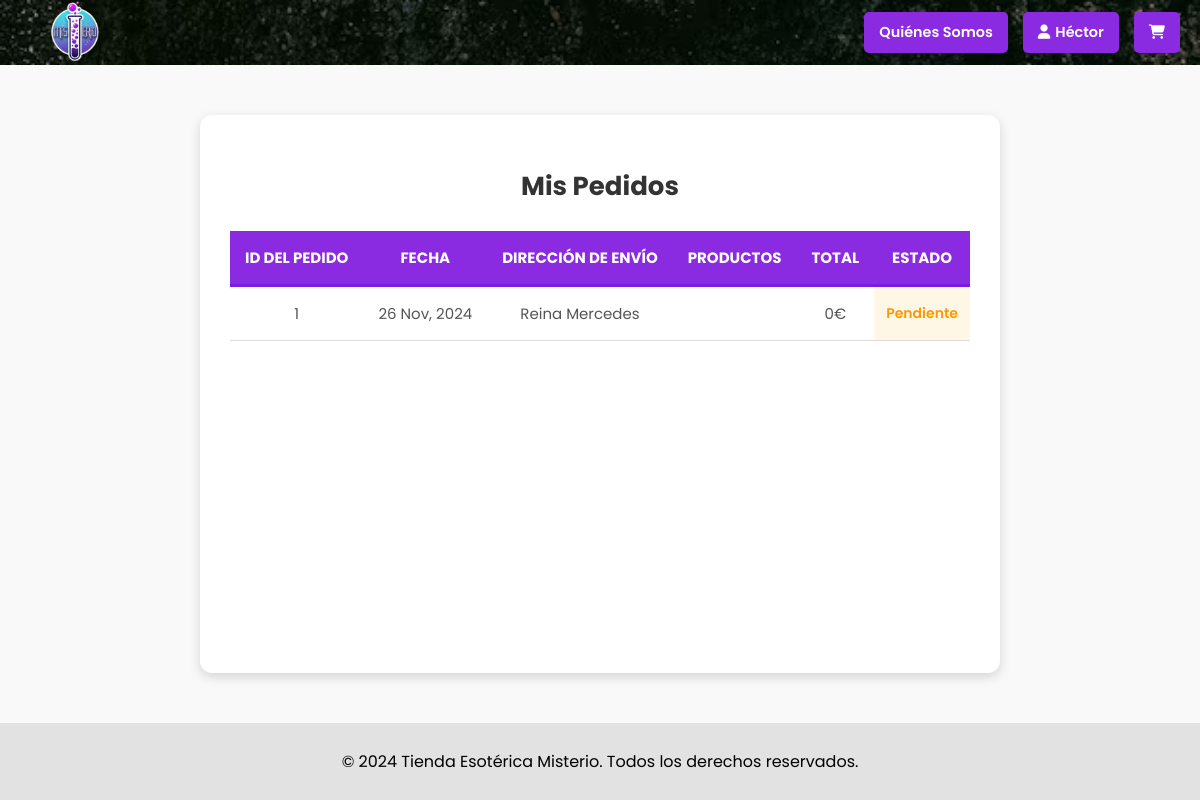
The page /mis_pedidos/ (signed in) on the database as committed earlier.
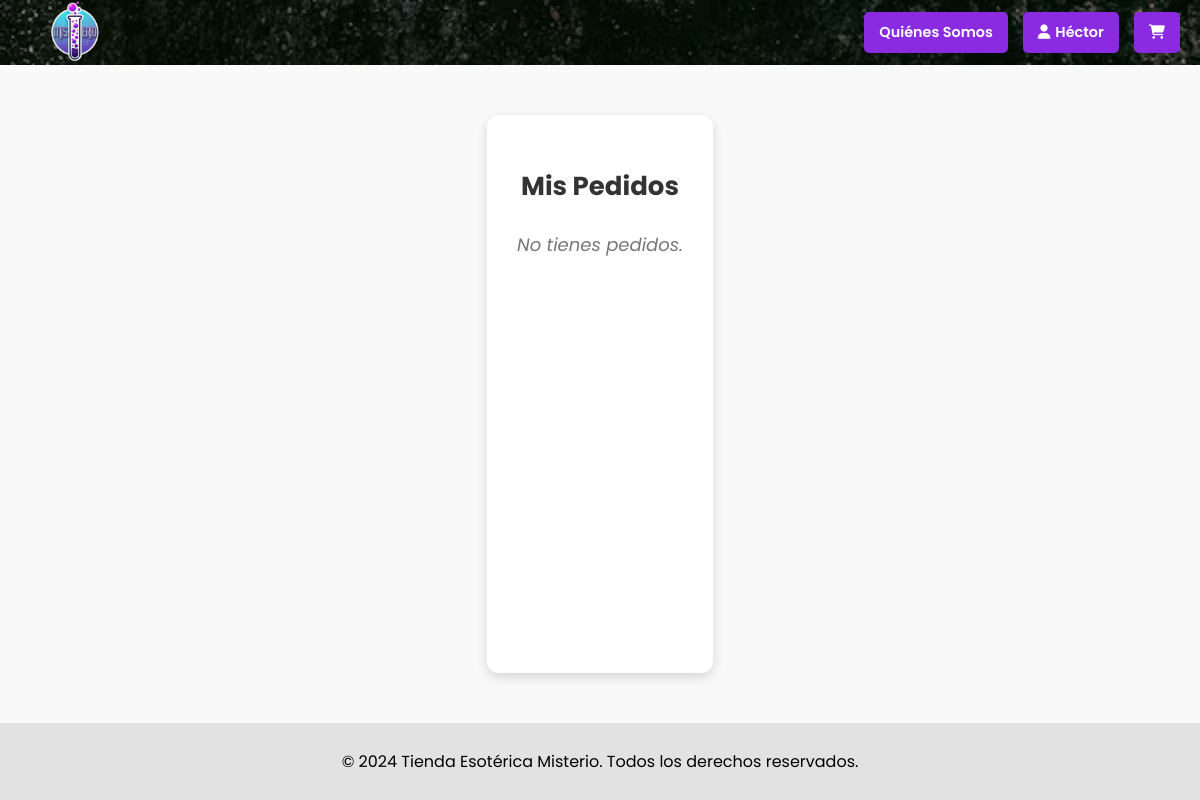
The same page on the database as committed later.
### tiendaEsoterica/models.py (models this page shows, shortened)
class Pedido(models.Model):
    ESTADO_CHOICES = [
        ('P', 'Pendiente'),
        ('C', 'Enviado'),
        ('E', 'Entregado'),
        ('X', 'Cancelado'),
    ]
    METODO_PAGO_CHOICES = [
        ('contrareembolso', 'Contrareembolso'),
        ('pasarela', 'Pasarela de Pago'),
    ]
    user = models.ForeignKey(User, on_delete=models.SET_NULL, null=True, blank=True)
    email = models.CharField(max_length=255, blank=True, null=True)
    fecha_pedido = models.DateTimeField(default=timezone.now)
    estado = models.CharField(max_length=1, choices=ESTADO_CHOICES, default='P')
    metodo_pago = models.CharField(max_length=20, choices=METODO_PAGO_CHOICES, default='pasarela')
    direccion_envio = models.CharField(max_length=255, blank=True, null=True)
    numero_seguimiento = models.CharField(max_length=100, blank=True, null=True, unique=True)
    fecha_actualizacion_estado = models.DateTimeField(auto_now=True)
    @property
    def precio_total(self):
        return sum(item.producto.precio * item.cantidad for item in self.items.all())

### tiendaEsoterica/views.py (the view)
# urls.py: path('mis_pedidos/', views.mis_pedidos, name='mis_pedidos'),
@login_required
def mis_pedidos(request):
    pedidos = Pedido.objects.filter(user=request.user).prefetch_related('items__producto')
    return render(request, 'mis_pedidos.html', {'pedidos': pedidos})

### tiendaEsoterica/templates/mis_pedidos.html (shortened to what this page needs)
{% extends 'base-minimal.html' %}
{% load static %}
{% block content %}
<link rel="stylesheet" href="{% static 'css/mis_pedidos.css' %}">
<div class="contenedor-pedidos">
    <h2>Mis Pedidos</h2>
    {% if pedidos %}
        <table>
            <thead>
                <tr>
                    <th>ID del Pedido</th>
                    <th>Fecha</th>
                    <th>Dirección de Envío</th>
                    <th>Productos</th>
                    <th>Total</th>
                    <th>Estado</th>
                </tr>
            </thead>
            <tbody>
                {% for pedido in pedidos %}
                    <tr>
                        <td>{{ pedido.id }}</td>
                        <td>{{ pedido.fecha_pedido|date:"d M, Y" }}</td>
                        <td>{{ pedido.direccion_envio }}</td>
                        <td>
                        </td>
                        <td class="total">{{ pedido.precio_total }}€</td>
                        <td class="estado {{ pedido.estado|lower }}">{{ pedido.get_estado_display }}</td>
                    </tr>
                {% endfor %}
            </tbody>
        </table>
    {% else %}
        <p class="sin-pedidos">No tienes pedidos.</p>
    {% endif %}
</div>
{% endblock %}

Rows that differ between the two databases and show on the page:
removed Pedido: id "1", fecha_pedido "26 Nov, 2024", direccion_envio "Reina Mercedes", precio_total "0", estado "Pendiente"
Other text that changed with them:
text no longer shown: "ID DEL PEDIDO FECHA DIRECCIÓN DE ENVÍO PRODUCTOS TOTAL ESTADO"
text now shown: "No tienes pedidos."
